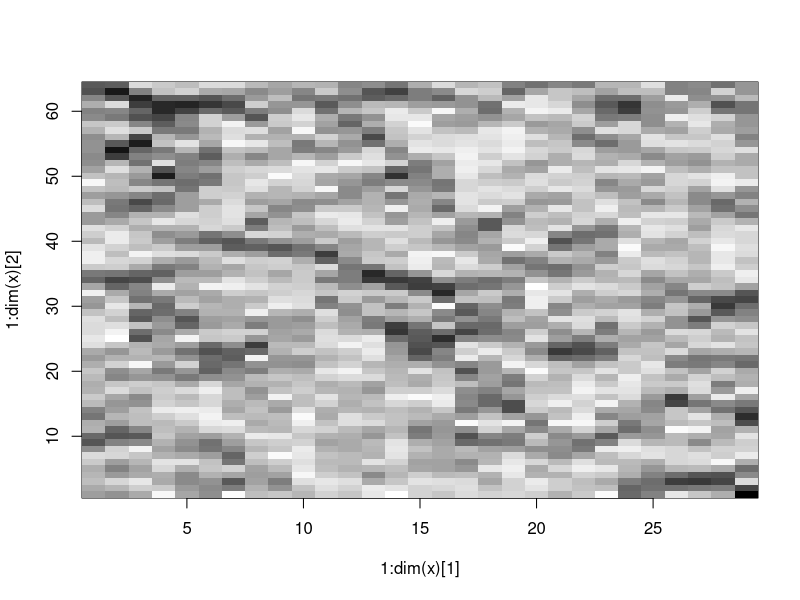

Write the R code that produced this figure.
# r2py crawler metadata
# package: e1071
# source_type: rd_example
# topic: rectangle.window.Rd
# source_file: C:\Users\bened\AppData\Local\R\win-library\4.5\e1071\help
# lines: 4

suppressPackageStartupMessages(library(e1071))
x<-rnorm(500)
y<-stft(x, wtype="rectangle.window")
plot(y)
